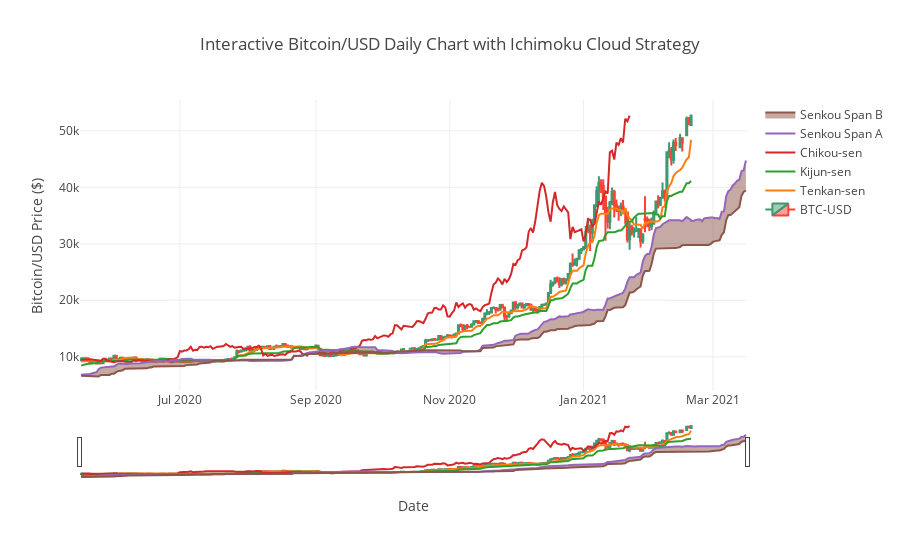

Notebook cell for this chart:
### Markdown cell above
### Graph I Comments:

The graph is good to glimpse at but unfortunately, it has far too many cons: it does not show BTC as candlesticks. We could modify the code by using "from mpl_finance import candlestick_ohlc" library to showcase BTC/USD nicely. Another downside is that the graph looks very condensed. The time axis is not shown by the actual date but by days passed. The graph does not allow the user to interact with the details of the graph, which is a big bummer in my opinion. Let us see Method 2 using Plotly to get around this problem.

### Code cell
# Method 2 Plotting using Plotly:

df= df.tail(300)

fig = go.Figure(data=[go.Candlestick(name="BTC-USD",x=df['Date'],
                open=df['Open'],
                high=df['High'],
                low=df['Low'],
                close=df['Close'])])

fig.add_scatter(x=df['Date'], y=df['tenkan_sen'], name="Tenkan-sen", mode='lines')
fig.add_scatter(x=df['Date'], y=df['kijun_sen'],name="Kijun-sen", mode='lines')
fig.add_scatter(x=df['Date'], y=df['chikou_span'], name="Chikou-sen", mode='lines')
fig.add_scatter(x=df['Date'], y=df['senkou_span_a'], name="Senkou Span A", mode='lines')
fig.add_scatter(x=df['Date'], y=df['senkou_span_b'], fill='tonexty',name="Senkou Span B", mode='lines')

fig.layout.update(
    title='Interactive Bitcoin/USD Daily Chart with Ichimoku Cloud Strategy',
    xaxis_title='Date',
    yaxis_title='Bitcoin/USD Price ($)'
)


fig.show()

### Figure 1 — Plotly figure (JSON) as saved in the notebook; plotly's stock layout.template omitted (floating-point values rounded to 4 significant figures; data arrays with more than 128 entries replaced by an {"elided": "..."} marker saying what was removed)
{"data": [{"close": {"elided": "300 float values"}, "high": {"elided": "300 float values"}, "low": {"elided": "300 float values"}, "name": "BTC-USD", "open": {"elided": "300 float values"}, "type": "candlestick", "uid": "aba66e2e-146e-436b-92ec-49a48c02a52f", "x": {"elided": "300 str values"}}, {"mode": "lines", "name": "Tenkan-sen", "type": "scatter", "uid": "8d81f4ff-7955-4f89-8754-7c9d15ab6593", "x": {"elided": "300 str values"}, "y": {"elided": "300 float values"}}, {"mode": "lines", "name": "Kijun-sen", "type": "scatter", "uid": "37ed57f2-9203-4f57-91d4-9d7b177041c9", "x": {"elided": "300 str values"}, "y": {"elided": "300 float values"}}, {"mode": "lines", "name": "Chikou-sen", "type": "scatter", "uid": "a6d3f272-aa15-42df-b330-c3eeafb43622", "x": {"elided": "300 str values"}, "y": {"elided": "300 float values"}}, {"mode": "lines", "name": "Senkou Span A", "type": "scatter", "uid": "f2146e17-1644-47a5-adc6-7786a7db2bb1", "x": {"elided": "300 str values"}, "y": {"elided": "300 float values"}}, {"fill": "tonexty", "mode": "lines", "name": "Senkou Span B", "type": "scatter", "uid": "eed41cf0-5178-406c-8004-d6d37e37b330", "x": {"elided": "300 str values"}, "y": {"elided": "300 float values"}}], "layout": {"title": {"text": "Interactive Bitcoin/USD Daily Chart with Ichimoku Cloud Strategy"}, "xaxis": {"title": {"text": "Date"}}, "yaxis": {"title": {"text": "Bitcoin/USD Price ($)"}}}}
